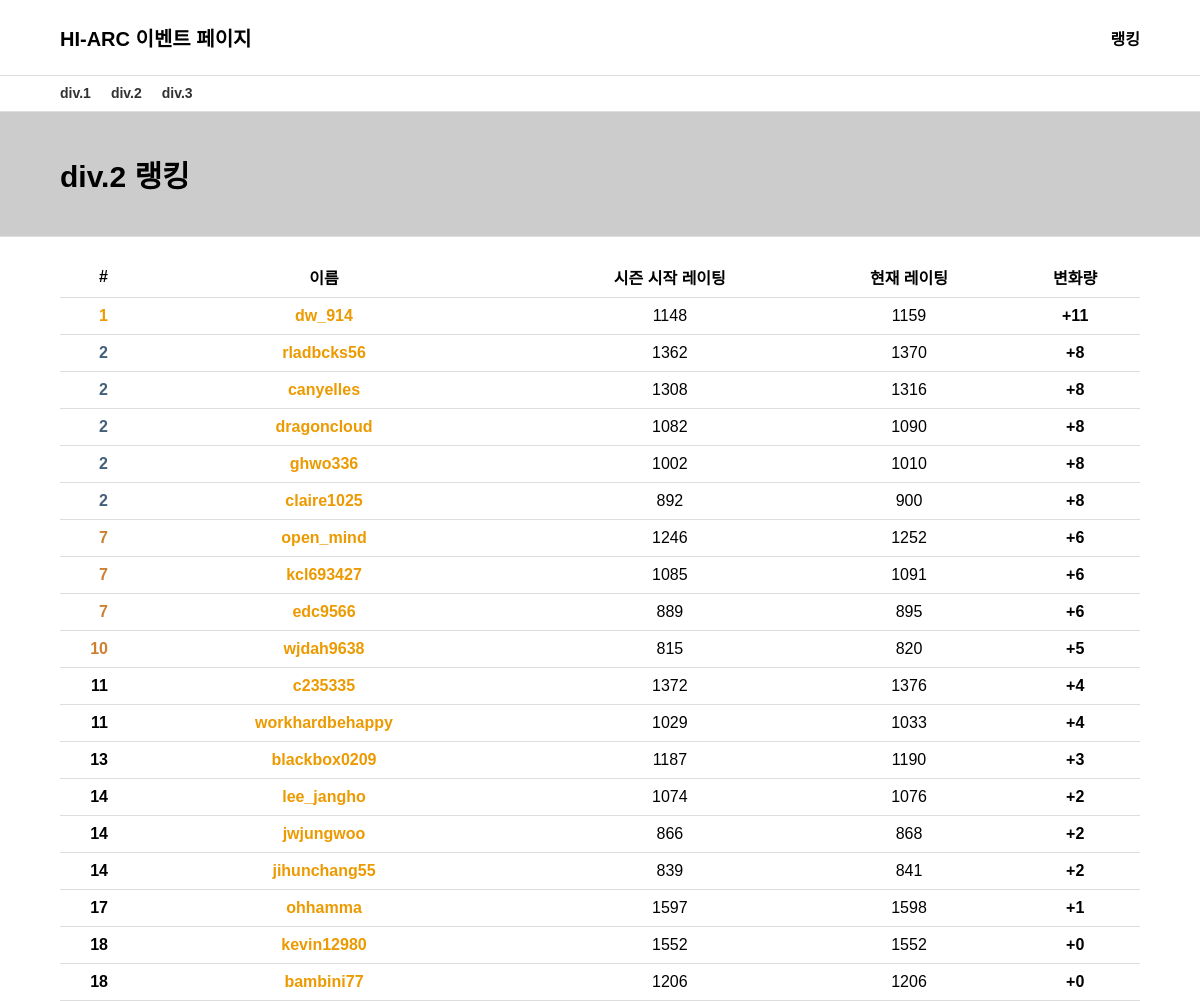
/ranking/div2/, run on the app's committed database.
### ranking/models.py (models this page shows)
class RatedUser(models.Model):
    username = models.CharField(max_length=200, unique=True, verbose_name='핸들')
    seasonStartRating = models.IntegerField(verbose_name='시즌 시작 레이팅')
    userrating = models.IntegerField(verbose_name='현재 레이팅')
    userdiv = models.IntegerField(verbose_name='디비전')
    create_date = models.DateTimeField(auto_now_add=True, verbose_name='계정 생성시간')
    class Meta:
        db_table = 'RatedUser'
        verbose_name = 'RatedUser'
        verbose_name_plural = 'RatedUser'

### ranking/views.py (the view)
# urls.py: path('div2/', views.div2, name='div2ranking'),
def div2(request):
    context = {}
    context['div'] = 2
    context['ranking'] = divRankAll(2)
    return render(request, 'ranking/index.html', context)

### home/templates/ranking/index.html (shortened to what this page needs)
<!DOCTYPE html>
<html lang="ko">
<head>
</head>
<header>
    <div class="left">
        <a href="/home/">HI-ARC 이벤트 페이지</a>
    </div>
    <div class="right">
        <ul>
            <li><a href="/ranking/">랭킹</a></li>
        </ul>
    </div>
</header>
<div class="menu-bar">
    <a href="/ranking/div1" class="menu-item">div.1</a>
    <a href="/ranking/div2" class="menu-item">div.2</a>
    <a href="/ranking/div3" class="menu-item">div.3</a>
</div>
<div class="title">
    div.{{div}} 랭킹
</div>
<table class="ranking-table">
    <thead>
        <tr>
            <th>#</th>
            <th>이름</th>
            <th>시즌 시작 레이팅</th>
            <th>현재 레이팅</th>
            <th>변화량</th>
        </tr>
    </thead>
    {% for user in ranking %}
    <tbody>
        <tr>
            <td><font style="color:{{user.rankcolor}}">{{user.rank}}</font></td>
            <td><a href="https://solved.ac/profile/{{user.username}}"><font style="color:{{user.color}}">{{user.username}}</font></a></td>
            <td>{{user.seasonStartRating}}</td>
            <td>{{user.userrating}}</td>
            <td>+{{user.change}}</td>
        </tr>
    </tbody>
    {% endfor %}
</table>
</html>

### home/templates/ranking/index.html (style rules this page uses)
* { margin: 0; padding: 0; font-family: 'Noto Sans KR', sans-serif; }
header { position: fixed; top: 0; left: 0; right: 0; height: 35px; padding-top: 20px; padding-bottom: 20px; color: black; background: #ffffff; font-weight: bold; display: flex; justify-content: space-between; align-items: center; font-family: 'Noto Sans KR', sans-serif; margin-bottom: 20px; z-index: 1; border-bottom: 1px solid #ddd; }
.left { font-size: 20px; padding-left: 60px; }
.left a { text-decoration: none; color: black; font-weight: bold; transition: color 0.3s; }
.right ul { list-style: none; padding: 0; margin-right: 40px; display: flex; }
.right li { margin-right: 20px; }
.right a { text-decoration: none; color: black; font-weight: bold; transition: color 0.3s; }
.menu-bar { position: relative; margin-top: 70px; background-color: #fff; padding-top: 15px; padding-left: 60px; padding-bottom: 10px; border-bottom: 1px solid #ddd; text-align: left; font-size: 0; display: flex; }
.menu-item { text-decoration: none; color: #333; font-weight: bold; font-size: 14px; margin-right: 20px; }
.title { position: relative; padding-top: 40px; padding-left: 60px; padding-bottom: 40px; border-bottom: 1px solid #ddd; background-color: #cccccc; font-size: 30px; font-weight: bold; }
.ranking-table { border-collapse: collapse; width: calc(100% - 120px); margin-top: 20px; margin-left: 60px; margin-right: 60px; }
.ranking-table th, .ranking-table td { border-bottom: 1px solid #ddd; padding: 8px; text-align: center; height: 20px; }
.ranking-table td a { text-decoration: none; }
.ranking-table th:first-child, .ranking-table td:first-child { text-align: right; font-weight: bold; }
.ranking-table td:nth-child(1) { width: 40px; }
.ranking-table td:nth-child(2) { width: 400px; }
.ranking-table td:nth-child(2), .ranking-table td:nth-child(5) { font-weight: bold; }
.ranking-table th { background-color: transparent; color: black; }
.ranking-table th, .ranking-table td { vertical-align: middle; }
.ranking-table tr:nth-child(odd) { background-color: transparent; }

### data on the page
RatedUser: username "dw_914"
RatedUser: username "rladbcks56"
RatedUser: username "canyelles"
RatedUser: username "dragoncloud"
RatedUser: username "ghwo336"
RatedUser: username "claire1025"
RatedUser: username "open_mind"
RatedUser: username "kcl693427"
RatedUser: username "edc9566"
RatedUser: username "wjdah9638"
RatedUser: username "c235335"
RatedUser: username "workhardbehappy"
RatedUser: username "blackbox0209"
RatedUser: username "lee_jangho"
RatedUser: username "jwjungwoo"
RatedUser: username "jihunchang55"
RatedUser: username "ohhamma"
RatedUser: username "kevin12980"
RatedUser: username "bambini77"

### other printed values
{{ div }} "2"
{{ user.rank }} "1" "2" "2" "2" "2" "2" "7" "7" "7" "10" "11" "11" "13" "14" "14" "14" "17" "18" "18"
{{ user.seasonStartRating }} "1148" "1362" "1308" "1082" "1002" "892" "1246" "1085" "889" "815" "1372" "1029" "1187" "1074" "866" "839" "1597" "1552" "1206"
{{ user.userrating }} "1159" "1370" "1316" "1090" "1010" "900" "1252" "1091" "895" "820" "1376" "1033" "1190" "1076" "868" "841" "1598" "1552" "1206"
{{ user.change }} "11" "8" "8" "8" "8" "8" "6" "6" "6" "5" "4" "4" "3" "2" "2" "2" "1" "0" "0"
